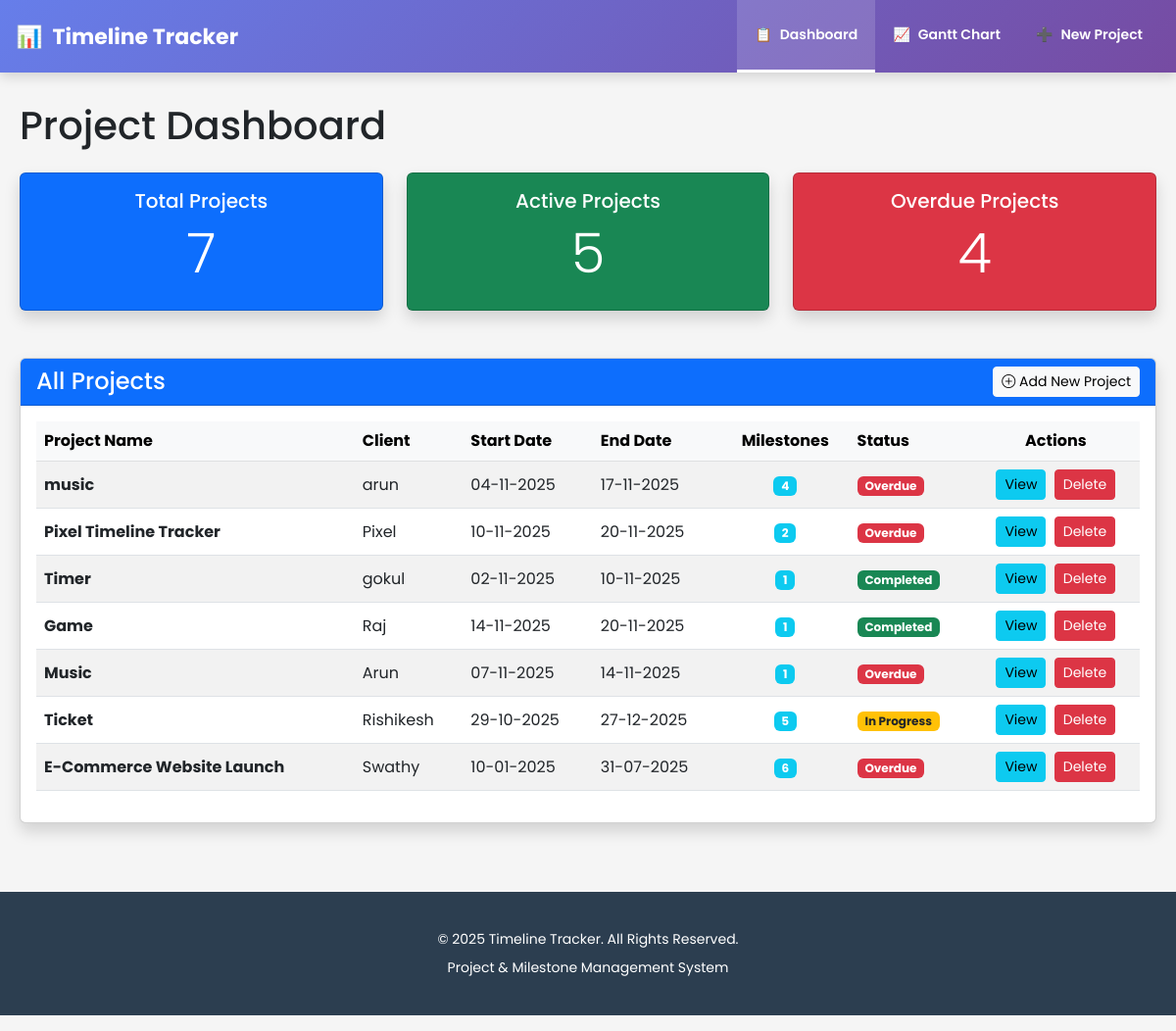
Before: / with the older database file.
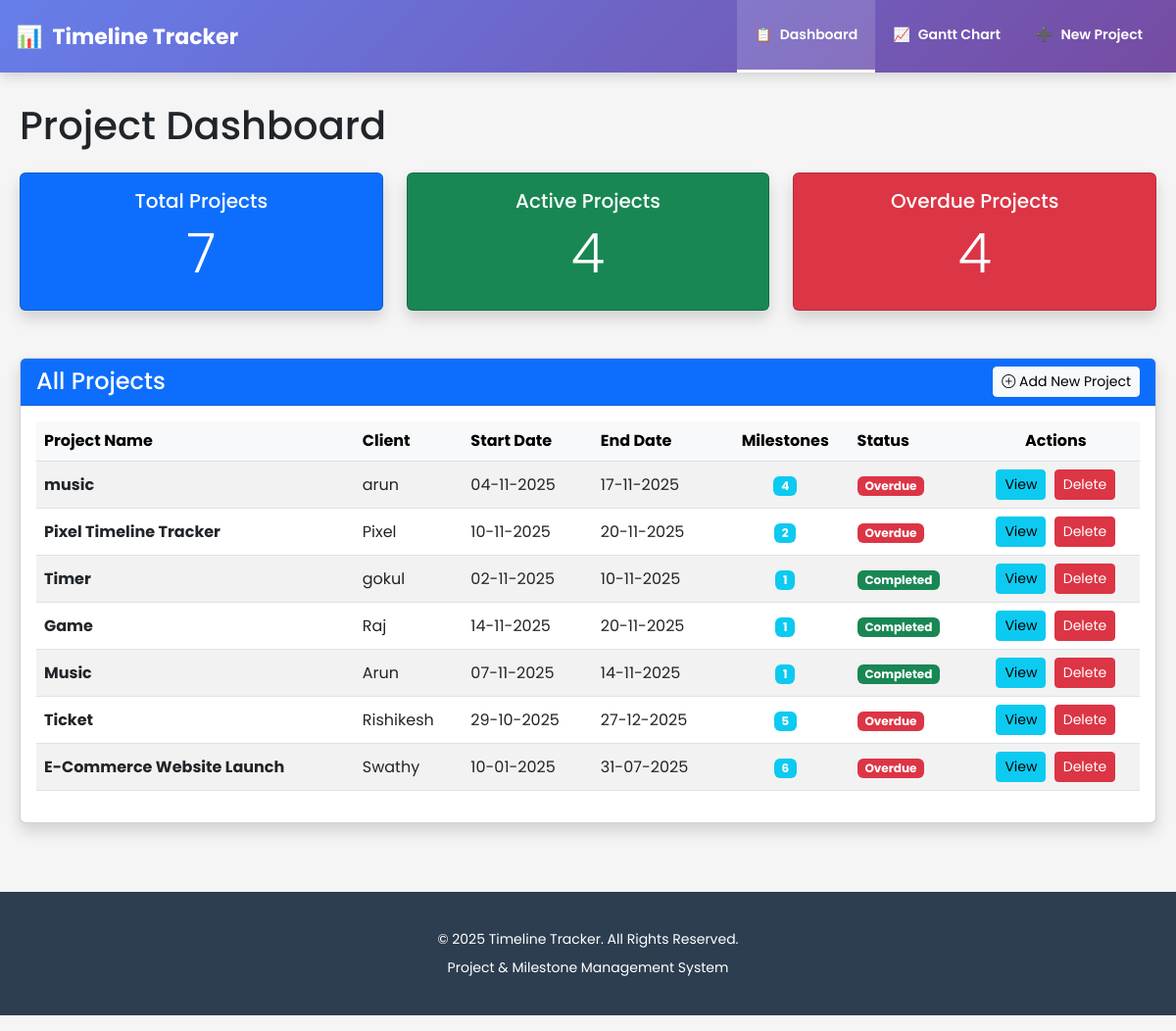
After: the same page with the newer database file.
### app.py (models this page shows, shortened)
class Project(db.Model):
    id = db.Column(db.Integer, primary_key=True)
    project_name = db.Column(db.String(200), nullable=False)
    client_name = db.Column(db.String(200), nullable=False)
    start_date = db.Column(db.Date, nullable=False)
    end_date = db.Column(db.Date, nullable=False)
    created_at = db.Column(db.DateTime, default=datetime.now())
    status = db.Column(db.String(20), default='Not Completed')
    milestones = db.relationship('Milestone', backref='project', lazy=True, cascade='all, delete-orphan')

### app.py (the view)
@app.route('/')
def dashboard():
    projects = Project.query.all()
    total_projects = len(projects)
    active_projects = 0
    completed_milestones = 0
    pending_milestones = 0
    overdue_count = 0
    today = datetime.now().date()
    for project in projects:
        if project.status != 'Completed':
            if project.end_date < today:
                project.status = 'Overdue'
            elif project.start_date <= today:
                project.status = 'In Progress'
            else:
                project.status = 'Not Started'
    db.session.commit()
    for project in projects:
        if project.status != 'Completed':
            active_projects += 1
        if project.status == 'Overdue':
            overdue_count += 1
        for milestone in project.milestones:
            if milestone.status == 'Completed':
                completed_milestones += 1
            else:
                pending_milestones += 1
            if milestone.end_date < today and milestone.status != 'Completed':
                milestone.status = 'Overdue'
        db.session.commit()
    return render_template('dashboard.html',
                         projects=projects,
                         total_projects=total_projects,
                         active_projects=active_projects,
                         completed_milestones=completed_milestones,
                         pending_milestones=pending_milestones,
                         overdue_count=overdue_count,
                         today=today)

### app.py (called while the page is built)
@app.template_filter('ddmmyyyy')
def format_date_ddmmyyyy(date_obj):
    if date_obj:
        return date_obj.strftime('%d-%m-%Y')
    return ''

### templates/dashboard.html (shortened to what the changed rows need)
{% extends "base.html" %}
{% block content %}
<h1 class="mb-4">Project Dashboard</h1>
<div class="row">
    <div class="col-md-4">
        <div class="card text-white bg-primary mb-4 shadow">
            <div class="card-body text-center">
                <h1 class="display-4">{{ total_projects }}</h1>
            </div>
        </div>
    </div>
    <div class="col-md-4">
        <div class="card text-white bg-success mb-4 shadow">
            <div class="card-body text-center">
                <h5 class="card-title">Active Projects</h5>
                <h1 class="display-4">{{ active_projects }}</h1>
            </div>
        </div>
    </div>
    <div class="col-md-4">
        <div class="card text-white bg-danger mb-4 shadow">
            <div class="card-body text-center">
                <h1 class="display-4">{{ overdue_count }}</h1>
            </div>
        </div>
    </div>
</div>
<div class="row mt-4">
    <div class="col-12">
        <div class="card shadow">
            <div class="card-body">
                {% if projects %}
                <div class="table-responsive">
                    <table class="table table-striped table-hover align-middle">
                        <thead class="table-light">
                            <tr>
                                <th>Project Name</th>
                                <th>Client</th>
                                <th>Start Date</th>
                                <th>End Date</th>
                                <th class="text-center">Milestones</th>
                                <th>Status</th>
                                <th class="text-center">Actions</th>
                            </tr>
                        </thead>
                        <tbody>
                            {% for project in projects %}
                            <tr>
                                <td><strong>{{ project.project_name }}</strong></td>
                                <td>{{ project.client_name }}</td>
                                <td>{{ project.start_date|ddmmyyyy }}</td>
                                <td>{{ project.end_date|ddmmyyyy }}</td>
                                <td class="text-center">
                                    <span class="badge bg-info">{{ project.milestones|length }}</span>
                                </td>
                                <td>
                                    {% if project.status == "Completed" %}
                                        <span class="badge bg-success">Completed</span>
                                    {% elif project.status == "Overdue" %}
                                        <span class="badge bg-danger">Overdue</span>
                                    {% elif project.status == "In Progress" %}
                                        <span class="badge bg-warning text-dark">In Progress</span>
                                    {% else %}
                                        <span class="badge bg-secondary">Not Started</span>
                                    {% endif %}
                                </td>
                                <td class="text-center">
                                    <a href="/project/{{ project.id }}" class="btn btn-sm btn-info me-1">
                                        View
                                    </a>
                                    <a href="#" class="btn btn-sm btn-danger"
                                    onclick="showDeleteProjectModal('{{ project.id }}', '{{ project.project_name }}'); return false;">
                                    Delete
                                    </a>
                                </td>
                            </tr>
                            {% endfor %}
                        </tbody>
                    </table>
                </div>
                {% endif %}
            </div>
        </div>
    </div>
</div>
{% endblock %}

Changed rows visible on the page:
changed Project "Music": status "Overdue" → "Completed"
changed Project "Ticket": status "In Progress" → "Overdue"
Other visible differences:
{{ active_projects }}: "5" → "4"
